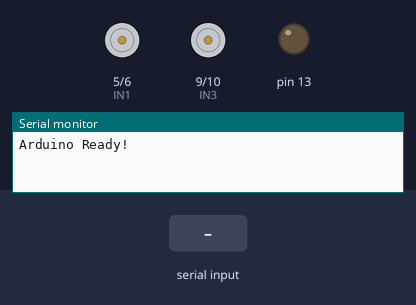
This sketch was run on a simulated Arduino Uno, built with avr-gcc and run on an emulated ATmega328P. Shown: motor-driver pin pairs drawn as motors (green arrow = first pin HIGH = forward, orange = second pin HIGH = backward, longer = more drive), output pins drawn as LEDs (lit = HIGH), the last lines printed to the serial monitor. The inputs (shaded band) are chosen by the test bench.

Above: at 1.2 s.
1.3 s: "90,45,200\n" received over Serial
At 1.6 s:
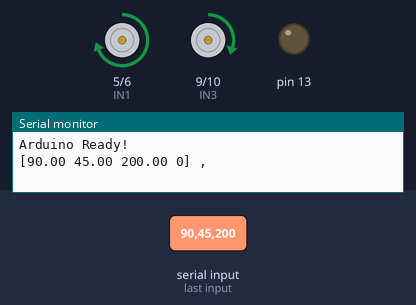
2.8 s: "1\n" received over Serial
At 3.9 s:
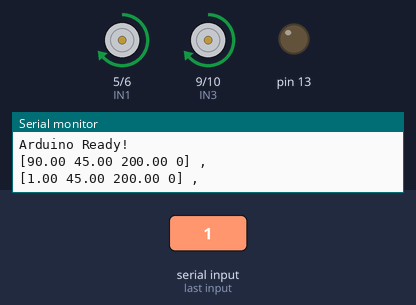
4.3 s: byte 10 ('\n') received over Serial
At 5.1 s:
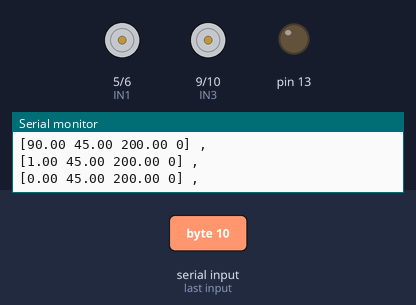
5.8 s: "30,150,10\n" received over Serial
At 6.3 s:
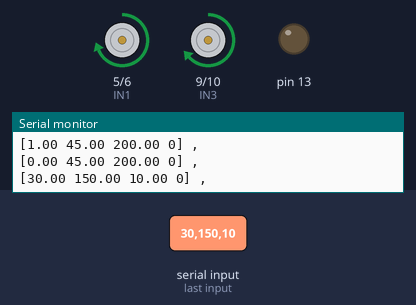
7.3 s: "0\n" received over Serial
At 8.6 s:
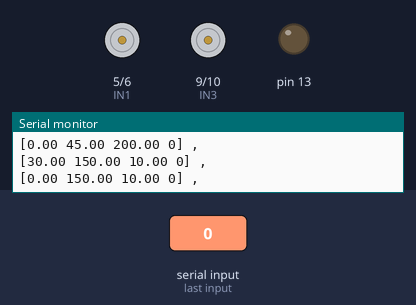
Timing chart, 0 to 9.8 s (numbered marks = the images above; inputs shaded):
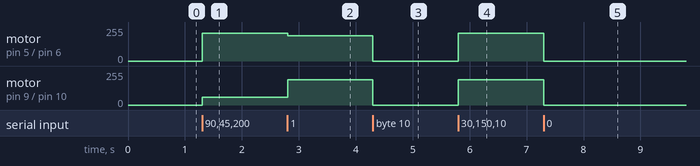

The sketch:

main.ino
```cpp
//left motors
#define IN1 5 // Motor A direction
#define IN2 6  // Motor A direction
//right motors
#define IN3 9 // Motor B direction
#define IN4 10 // Motor B direction

String inputString = "";  // String to store incoming data
bool stringComplete = false;  // Flag to indicate when input is complete
float processedNumbers[5];  // Array to store processed numbers (max size 20)
int processedCount = 0;      // Count of processed numbers
float distance;
float Tdistance=0.3;
char command;
bool r=0;
bool flag=1;
int count=0;
int left_motor_speed;
int right_motor_speed;
// PID parameters
float Kp = 5.0;   // Proportional gain
float Ki = 0.8;   // Integral gain
float Kd = 1.2;   // Derivative gain

float yaw_angle;
float target_angle = 0;    // Desired yaw angle (0 degrees)
float error = 0, prev_error = 0, integral = 0, derivative = 0;
float pid_output = 0;

void setup() {
  Serial.begin(115200);  // Start serial communication
  Serial.println("Arduino Ready!");
  pinMode(13,OUTPUT);
  pinMode(IN1,OUTPUT);
  pinMode(IN2,OUTPUT);
  pinMode(IN3,OUTPUT);
  pinMode(IN4,OUTPUT);
}

// Function to capture incoming data
void serialEvent() {
  while (Serial.available()) {
    char inChar = (char)Serial.read();  // Read the next character
    inputString += inChar;             // Append the character to the input string
    if (inChar == '\n') {              // Check for end of input (newline character)
      stringComplete = true;           // Mark input as complete
    }
  }
}

// Function to process the list of floating-point numbers
void processFloats(String data) {
  //Serial.println("Processing numbers:");

  // Split the string into individual numbers based on commas
  char *ptr = strtok((char *)data.c_str(), ",");
  while (ptr != NULL) {
    float number = atof(ptr);  // Convert each substring to a float

    // Store the processed number in the array
    if (processedCount < 20) {  // Ensure we don't exceed the array size
      processedNumbers[processedCount++] = number;
    } else {
      //Serial.println("Error: Too many numbers received!");
      break;
    }

    //Serial.print("Number: ");
    //Serial.println(number);

    ptr = strtok(NULL, ",");  // Get the next number
  }
}

void moveForward(int spd) {
  analogWrite(IN1, spd);
  analogWrite(IN2, 0);

  analogWrite(IN3, spd);
  analogWrite(IN4, 0);
}


void setMotorSpeeds(int leftSpeed, int rightSpeed) {
  // Set motor A (left motor)
  analogWrite(IN1, leftSpeed);
  analogWrite(IN2, 0);
  // Set motor B (right motor)
  analogWrite(IN3, rightSpeed);
  analogWrite(IN4, 0);
}

void controlMotors(float pid_output, float yaw) {
  // Determine motor speeds
  if (yaw>0){
    left_motor_speed = constrain(210 , 60, 255);
    right_motor_speed = constrain(190 - abs(2.3*pid_output), 60, 255);
  }
  else if (yaw<0){
    left_motor_speed = constrain(190 - abs(2.3*pid_output), 60, 255);
    right_motor_speed = constrain(210 , 60, 255);
  }

  // If the error is small, move forward
  if (abs(error) < 5 and error!=0) {
    moveForward(190);
  }
  // Otherwise, adjust motor speeds for alignment

  else if(abs(error) < 5 and error ==0){
    moveForward(0);
  }
  else {
    setMotorSpeeds(left_motor_speed, right_motor_speed);
  }
}


void rotate(int speed) {
  Serial.print("Rotating");
  analogWrite(IN2, speed);
  analogWrite(IN1, 0);

  analogWrite(IN4, 0);
  analogWrite(IN3, speed);
  delay(400);
  analogWrite(IN2,0);
  analogWrite(IN1, 0);

  analogWrite(IN4, 0);
  analogWrite(IN3, 0);
  delay(100);

}

void loop() {
  // When a complete list has been received
  if (stringComplete and distance!=0.1){
      if (flag == 0)
      {
        count = count+1;
      }
      flag=1;
    //Serial.print("Received list: ");
      //Serial.println(inputString);  // Print the received string

      // Process the floating-point numbers and store in array
      processFloats(inputString);
      yaw_angle=processedNumbers[0];
      //command=processedNumbers[2];

      distance=processedNumbers[1];

      /*if(abs(yaw_angle)<15){
        digitalWrite(13,HIGH);
      }

      else if(abs(yaw_angle)>15){
        digitalWrite(13,LOW);
      }*/

      // Print the packed list of processed numbers
      //Serial.println("Packed processed numbers:");


      // Calculate PID error terms
      error = target_angle - yaw_angle;
      integral += error; // Accumulate integral
      derivative = error - prev_error;

      // Compute PID output

      pid_output = Kp * error + Ki * integral + Kd * derivative;
      Serial.print("[");
      Serial.print(processedNumbers[0]);
      Serial.print(' ');
      Serial.print(processedNumbers[1]);
      Serial.print(' ');
      Serial.print(processedNumbers[2]);
      Serial.print(' ');
      Serial.print(count);
      Serial.println("] , ");

      ////if(yaw_angle!=0){
       // moveForward(150);
     // }
      //else{
       // moveForward(0);
     // }

      //Serial.println(pid_output);
      // Control motors based on PID output
      //if(distance>Tdistance){
      controlMotors(pid_output, yaw_angle);
      //}
      //else if((distance<=Tdistance) and (distance!=0.0)){
        //delay(5000);
        //moveForward(0);

      //}


      // Update previous error
      prev_error = error;

      // Clear the input string and reset the count
      inputString = "";
      stringComplete = false;
      processedCount = 0;
      //delay(100);
  }

  else if(distance==0.1 and count<3){
    if (flag==1){
      moveForward(0);
      flag=0;
    }
    delay(100);
    if(processedNumbers[2]!=57.00){
      rotate(210);
    }
    else if(processedNumbers[2]==57.00){
      rotate(0);
    }
  }
  /*else if(distance==0.1 and count==3){
    rotate(0);
  }*/


}
```

Measured:
- after the input at 1.3 s, motor on pin 5 (IN1) / pin 6 (IN2): stopped → forward 210/255 at once; motor on pin 9 (IN3) / pin 10 (IN4): stopped → forward 60/255 at once
- after the input at 2.8 s, motor on pin 5 (IN1) / pin 6 (IN2): forward 210/255 → forward 190/255 at once; motor on pin 9 (IN3) / pin 10 (IN4): forward 60/255 → forward 190/255 at once
- after the input at 4.3 s, motor on pin 5 (IN1) / pin 6 (IN2), motor on pin 9 (IN3) / pin 10 (IN4): forward 190/255 → stopped at once
- after the input at 5.8 s, motor on pin 5 (IN1) / pin 6 (IN2): stopped → forward 210/255 at once; motor on pin 9 (IN3) / pin 10 (IN4): stopped → forward 190/255 at once
- after the input at 7.3 s, motor on pin 5 (IN1) / pin 6 (IN2): forward 210/255 → stopped at once; motor on pin 9 (IN3) / pin 10 (IN4): forward 190/255 → stopped at once
